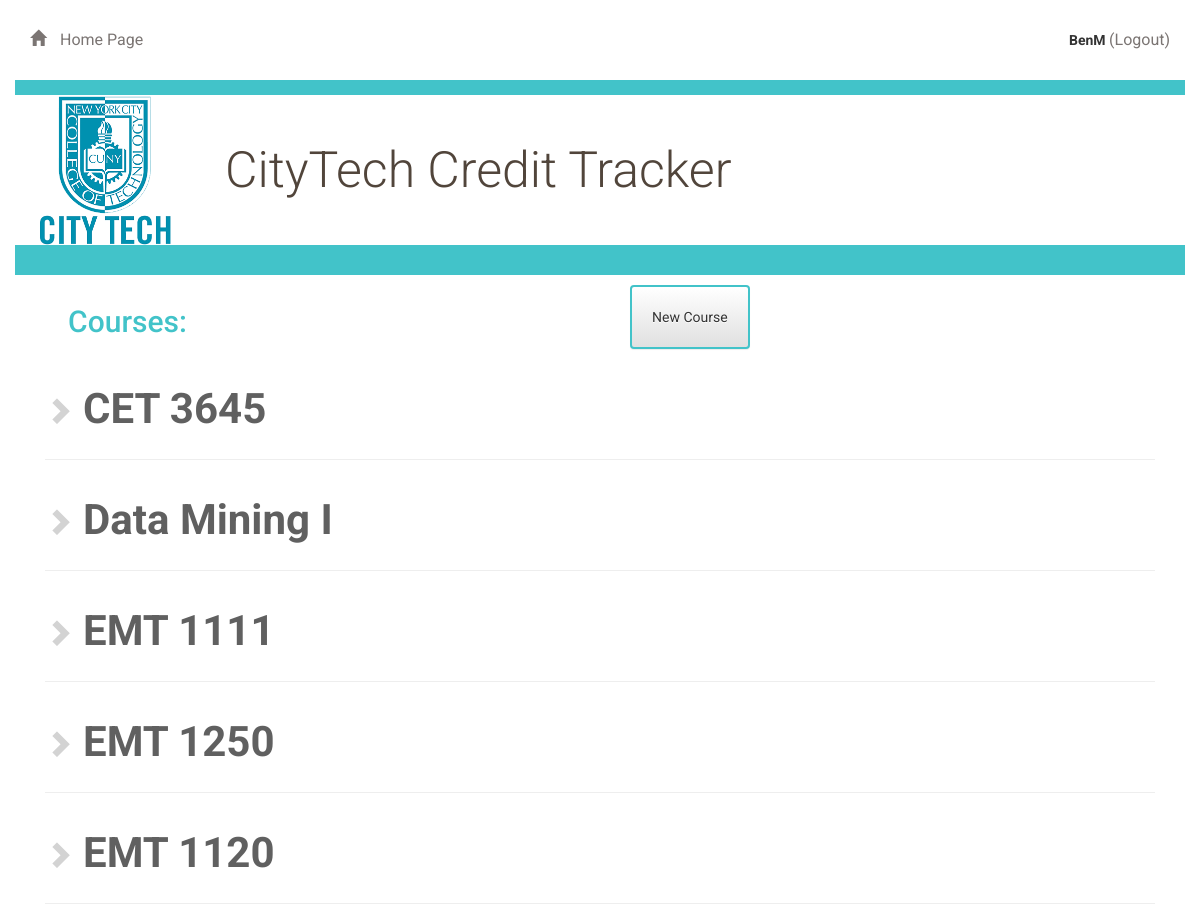
/courses (signed in), run on the app's committed database.
### app/models.py (models this page shows, shortened)
class User(UserMixin, db.Model):
    __tablename__ = 'user'
    id = db.Column(db.Integer, primary_key=True)
    first_name = db.Column(db.String(64))
    middle_name = db.Column(db.String(64))
    last_name = db.Column(db.String(120))
    email = db.Column(db.String(120), index=True, unique=True)
    username = db.Column(db.String(64), index=True, unique=True)
    password_hash = db.Column(db.String(128))
    role_id = db.Column(db.Integer, db.ForeignKey('role.id'))
    advisor_id = db.Column(db.Integer, db.ForeignKey('user.id'))  # Advisor ID
    advisees = db.relationship('User', backref=db.backref('advisor', remote_side=[id]))

class Courses(db.Model):
    id = db.Column(db.Integer, primary_key=True)
    parent_id = db.Column(db.Integer, db.ForeignKey('courses.id'))
    name = db.Column(db.String(50), nullable=False)
    code = db.Column(db.String(8), nullable=False)
    credits = db.Column(db.Integer, nullable=False)
    dept_id = db.Column(db.Integer, db.ForeignKey('departments.id'))
    progs_id = db.Column(db.Integer, db.ForeignKey('programs.id'))
    prereqs = db.relationship(
        'Courses', secondary=prereq,
        primaryjoin=(prereq.c.course_id == id),
        secondaryjoin=(prereq.c.prereq_id == id),
        backref=db.backref('prereq', lazy='dynamic'), lazy='dynamic')
    coreqs = db.relationship(
        'Courses', secondary=coreq,
        primaryjoin=(coreq.c.course_id == id),
        secondaryjoin=(coreq.c.coreq_id == id),
        backref=db.backref('coreq', lazy='dynamic'), lazy='dynamic')

### app/routes.py (the view)
@app.route('/courses')
def courseDashboard():
    courses = Courses.query.order_by(Courses.dept_id).all()
    return render_template('course_dashboard.html', courses = courses)

### app/models.py (called while the page is built)
@login.user_loader
def load_user(id):
    return User.query.get(int(id))

### app/templates/course_dashboard.html (shortened to what this page needs)
{% extends "base.html" %}
{% block content %}
{% include "header.html" %}
	<div class="row divider blue">
		<div class="col-md-12"></div>
	</div>
	<div class="container padding-top padding-bottom">
		<div class="col-md-6 col-xs-6"><section class="detail-dash-title"><h2>Courses:</h2></section></div>
		<div class="col-md-6 col-xs-6">
			<a href="{{ url_for('createCourseForm') }}" >
				<button class="btn btn-default button-dept">
					  New Course
				</button>
			</a>
		</div>
	</div>
	<div class="col-md-12 padding-top">
			{% if courses %}
				{% for course in courses %}
					<a href = "{{ url_for('courseDetail', course_id = course.id)}}">
						<div class="padding-top ">
							<i class="glyphicon glyphicon-chevron-right" ></i><span class="dept-dash-names">{{course.name}}</span>
							<hr />
						</div>
					</a>
				{% endfor %}
			{% else %}
				<h3>Currently they're no Courses created. Please click on create Courses. </h3>
			{% endif %}
	</div>
{% endblock %}

### app/templates/header.html (shortened to what this page needs)
<div class="row top-menu">
	<div class="col-md-6 col-xs-6">
		<a href="{{url_for('creditDashboard')}}">
			<span class="glyphicon glyphicon-home" aria-hidden="true"></span> Home Page
		</a>
	</div>
	<div class="col-md-6 col-xs-6">
		<div class="login">
			{% if current_user.is_anonymous %}
			<a href="{{url_for('login')}}" >
			  <span class="glyphicons glyphicons-parents" aria-hidden="true" ></span> Login
			</a>
			|
			<a href="{{url_for('userSignup')}}" >
			  <span class="glyphicons glyphicons-parents" aria-hidden="true" ></span> Signup
			</a>
			{% else %}
				<span>
						{{current_user.username}}
				</span>
			  <a href="{{url_for('logout')}}" >
			     (Logout)
			  </a>
			{% endif %}
		</div>
	</div>
</div>
<div>
	<div class="row divider blue">
		<div class="col-md-12"></div>
	</div>
	<div class="row banner main">
		<div class="col-md-2 col-xs-5 citytech-logo"><img src="/static/citytech_logo.png" alt="CityTech Logo" height='150px'></div>
		<div class="col-md-10 col-xs-7 ">
			<h1 class="header-title">CityTech Credit Tracker</h1>
		</div>
	</div>
	<div class="row divider blue">
		<div class="col-md-12"></div>
	</div>
</div>

### app/static/styles.css (style rules this page uses)
* { font-family: "Helvetica Neue Bold", Roboto, Helvetica, Arial, sans-serif; font-weight: 700; }
h1 { font-family: "Helvetica Neue Light", Roboto, Helvetica, Arial, sans-serif; font-size: 50px; color: #51453B; line-height: 60px; font-weight: 300; }
section { float: right; margin: 0 1.5%; margin-right: 50%; }
.padding-top { padding-top: 10px; }
.padding-bottom { padding-bottom: 10px; }
.glyphicon-chevron-right { color: #D3D3D3 !important; font-size: 2em; }
.dept-dash-names { font-size: 3em; color: #606060; }
.detail-dash-title { display: inline-block; float: left; color: #42C3C9; font-weight: 400; }
.btn { padding: 20px; margin: 0; border-color: #42C3C9; border-width: 2px; text-decoration: none; }
.glyphicon { margin-right: 10px; }
.top-menu { padding-top: 30px; padding-bottom: 30px; }
.top-menu a { margin-bottom: 0; line-height: 16px; font-size: 16px; color: #7B7573; font-weight: 400; }
.divider { height: 15px; }
.divider.blue { background-color: #42C3C9; }
.banner.main { height: 150px; background-position: right; background-repeat: no-repeat; background-size: cover; word-wrap: break-word; }
.banner h1 { margin: 45px 0; }
.login { position: relative; float: right; margin-right: 0; }

### data on the page
User: username "BenM"
Courses: name "CET 3645"
Courses: name "Data Mining I"
Courses: name "EMT 1111"
Courses: name "EMT 1250"
Courses: name "EMT 1120"
